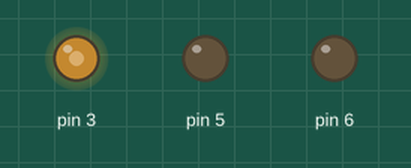
The sketch below on a simulated Arduino Uno, built with avr-gcc and run on an emulated ATmega328P. On the bench: output pins drawn as LEDs (lit = HIGH).

Above: at 9.6 s.
Timing chart, 0 to 39.7 s (numbered marks = the images above):
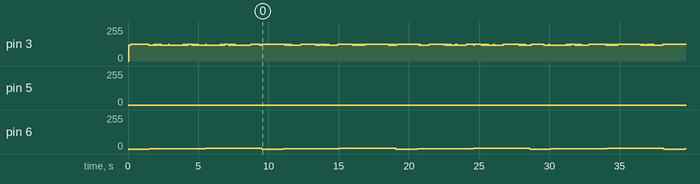

The sketch:

tp_n_6_trabajo_con_ciclos1.ino
```cpp
void setup()
{
  pinMode(3, OUTPUT);
  pinMode(5, OUTPUT);
  pinMode(6, OUTPUT);
}

void loop()
{
  for (int R = 0 ; R <= 6 ; R++ )
  {

  	for(int G = 0 ;  G <= 255  ; G++)
  	{

      for (int B = 0 ; B <= 255 ; B++ )
      {
    	analogWrite(3 , B);
        analogWrite(5 , G);
        analogWrite(6 , R);

      }
  	}
  }
}
```

Measured:
- by itself, pin 6: repeats every 9.5 s: 2/255 1.3 s, 3/255 1.3 s, 4/255 1.3 s, 5/255 1.3 s, 6/255 1.3 s, 0/255 1.5 s, 1/255 1.3 s
